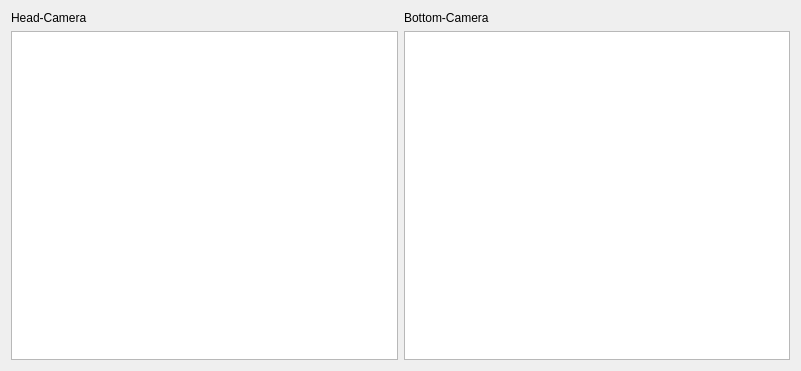
       <widget class="QWidget" name="horizontalLayoutWidget">
        <property name="geometry">
         <rect>
          <x>0</x>
          <y>10</y>
          <width>801</width>
          <height>371</height>
         </rect>
        </property>
        <layout class="QHBoxLayout" name="horizontalLayout">
         <property name="sizeConstraint">
          <enum>QLayout::SetNoConstraint</enum>
         </property>
         <item>
          <layout class="QVBoxLayout" name="verticalLayout_4">
           <property name="sizeConstraint">
            <enum>QLayout::SetDefaultConstraint</enum>
           </property>
           <item>
            <widget class="QLabel" name="label_5">
             <property name="sizePolicy">
              <sizepolicy hsizetype="Fixed" vsizetype="Fixed">
               <horstretch>0</horstretch>
               <verstretch>0</verstretch>
              </sizepolicy>
             </property>
             <property name="text">
              <string>Head-Camera</string>
             </property>
            </widget>
           </item>
           <item>
            <widget class="ClickGraphicsView" name="camera1">
             <property name="sizePolicy">
              <sizepolicy hsizetype="Expanding" vsizetype="Expanding">
               <horstretch>0</horstretch>
               <verstretch>0</verstretch>
              </sizepolicy>
             </property>
            </widget>
           </item>
          </layout>
         </item>
         <item>
          <layout class="QVBoxLayout" name="verticalLayout_6">
           <property name="sizeConstraint">
            <enum>QLayout::SetDefaultConstraint</enum>
           </property>
           <item>
            <widget class="QLabel" name="label_4">
             <property name="sizePolicy">
              <sizepolicy hsizetype="Fixed" vsizetype="Fixed">
               <horstretch>0</horstretch>
               <verstretch>0</verstretch>
              </sizepolicy>
             </property>
             <property name="text">
              <string>Bottom-Camera</string>
             </property>
            </widget>
           </item>
           <item>
            <widget class="QGraphicsView" name="camera2">
             <property name="sizePolicy">
              <sizepolicy hsizetype="Expanding" vsizetype="Expanding">
               <horstretch>0</horstretch>
               <verstretch>0</verstretch>
              </sizepolicy>
             </property>
            </widget>
           </item>
          </layout>
         </item>
        </layout>
       </widget>
